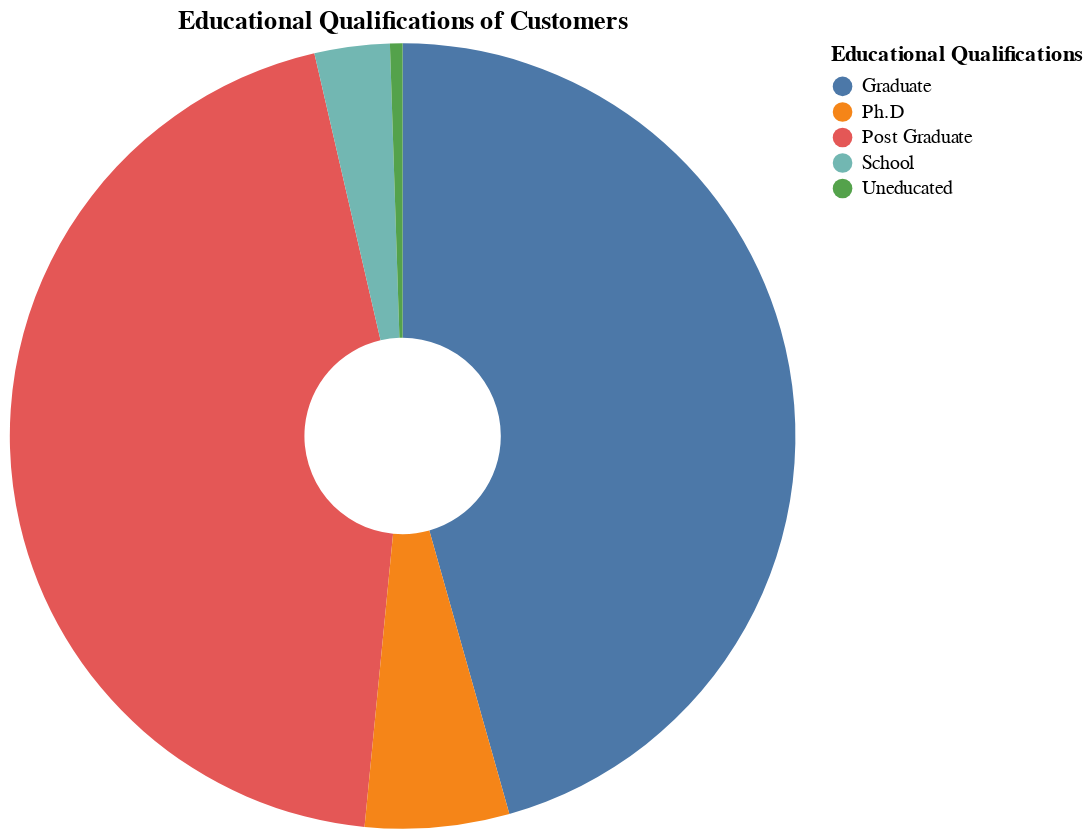

Notebook source saved alongside this figure:
### Code cell
# Problem 4: Pie Chart - Educational Qualifications

data = data.drop(columns=["Unnamed: 12"])

edu_counts = data["Educational Qualifications"].value_counts().reset_index()
edu_counts.columns = ["Educational Qualifications", "Count"]

chart = alt.Chart(edu_counts).mark_arc(innerRadius=50).encode(
    theta=alt.Theta(field="Count", type="quantitative"),
    color=alt.Color(field="Educational Qualifications", type="nominal"),
    tooltip=["Educational Qualifications", "Count"]
).properties(
    title="Educational Qualifications of Customers",
    width=400,
    height=400
).interactive()

chart

### Figure 1 — Vega-Lite specification as saved in the notebook (floating-point values rounded to 4 significant figures)
{"config": {"view": {"continuousWidth": 300, "continuousHeight": 300}}, "data": {"name": "data-e62116590e4c1b184d64c2f0a1af979e"}, "mark": {"type": "arc", "innerRadius": 50}, "encoding": {"color": {"field": "Educational Qualifications", "type": "nominal"}, "theta": {"field": "Count", "type": "quantitative"}, "tooltip": [{"field": "Educational Qualifications", "type": "nominal"}, {"field": "Count", "type": "quantitative"}]}, "height": 400, "params": [{"name": "param_49", "select": {"type": "interval", "encodings": ["x", "y"]}, "bind": "scales"}], "title": "Educational Qualifications of Customers", "width": 400, "$schema": "https://vega.github.io/schema/vega-lite/v5.8.0.json", "datasets": {"data-e62116590e4c1b184d64c2f0a1af979e": [{"Educational Qualifications": "Graduate", "Count": 177}, {"Educational Qualifications": "Post Graduate", "Count": 174}, {"Educational Qualifications": "Ph.D", "Count": 23}, {"Educational Qualifications": "School", "Count": 12}, {"Educational Qualifications": "Uneducated", "Count": 2}]}}
